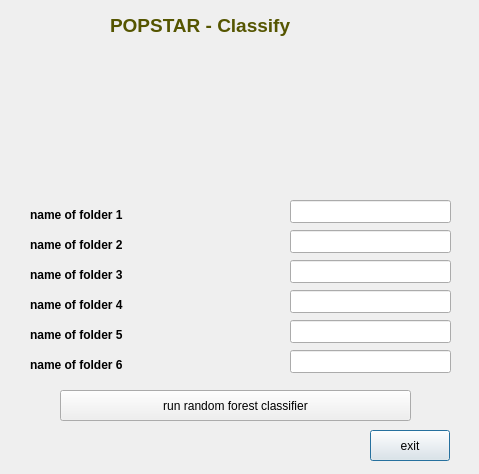
<?xml version="1.0" encoding="UTF-8"?>
<ui version="4.0">
 <class>Dialog</class>
 <widget class="QDialog" name="Dialog">
  <property name="geometry">
   <rect>
    <x>0</x>
    <y>0</y>
    <width>479</width>
    <height>474</height>
   </rect>
  </property>
  <property name="windowTitle">
   <string>Dialog</string>
  </property>
  <widget class="QPushButton" name="pushButton_2">
   <property name="geometry">
    <rect>
     <x>370</x>
     <y>430</y>
     <width>80</width>
     <height>31</height>
    </rect>
   </property>
   <property name="text">
    <string>exit</string>
   </property>
  </widget>
  <widget class="QPushButton" name="pushButton_4">
   <property name="geometry">
    <rect>
     <x>60</x>
     <y>390</y>
     <width>351</width>
     <height>31</height>
    </rect>
   </property>
   <property name="text">
    <string>run random forest classifier</string>
   </property>
  </widget>
  <widget class="QLabel" name="label">
   <property name="geometry">
    <rect>
     <x>110</x>
     <y>10</y>
     <width>261</width>
     <height>31</height>
    </rect>
   </property>
   <property name="text">
    <string>&lt;html&gt;&lt;head/&gt;&lt;body&gt;&lt;p&gt;&lt;span style=&quot; font-size:14pt; font-weight:600; color:#555500;&quot;&gt;POPSTAR - Classify&lt;/span&gt;&lt;/p&gt;&lt;/body&gt;&lt;/html&gt;</string>
   </property>
  </widget>
  <widget class="QLabel" name="label_2">
   <property name="geometry">
    <rect>
     <x>30</x>
     <y>60</y>
     <width>421</width>
     <height>121</height>
    </rect>
   </property>
   <property name="text">
    <string/>
   </property>
   <property name="pixmap">
    <pixmap>waveform.gif</pixmap>
   </property>
   <property name="scaledContents">
    <bool>true</bool>
   </property>
  </widget>
  <widget class="QLineEdit" name="lineEdit">
   <property name="geometry">
    <rect>
     <x>290</x>
     <y>200</y>
     <width>161</width>
     <height>23</height>
    </rect>
   </property>
  </widget>
  <widget class="QLineEdit" name="lineEdit_2">
   <property name="geometry">
    <rect>
     <x>290</x>
     <y>230</y>
     <width>161</width>
     <height>23</height>
    </rect>
   </property>
  </widget>
  <widget class="QLabel" name="label_3">
   <property name="geometry">
    <rect>
     <x>30</x>
     <y>200</y>
     <width>261</width>
     <height>31</height>
    </rect>
   </property>
   <property name="text">
    <string>&lt;html&gt;&lt;head/&gt;&lt;body&gt;&lt;p&gt;&lt;span style=&quot; font-weight:600;&quot;&gt;name of folder 1&lt;/span&gt;&lt;/p&gt;&lt;/body&gt;&lt;/html&gt;</string>
   </property>
  </widget>
  <widget class="QLabel" name="label_4">
   <property name="geometry">
    <rect>
     <x>30</x>
     <y>230</y>
     <width>241</width>
     <height>31</height>
    </rect>
   </property>
   <property name="text">
    <string>&lt;html&gt;&lt;head/&gt;&lt;body&gt;&lt;p&gt;&lt;span style=&quot; font-weight:600;&quot;&gt;name of folder 2&lt;/span&gt;&lt;/p&gt;&lt;/body&gt;&lt;/html&gt;</string>
   </property>
  </widget>
  <widget class="QLabel" name="label_5">
   <property name="geometry">
    <rect>
     <x>30</x>
     <y>260</y>
     <width>261</width>
     <height>31</height>
    </rect>
   </property>
   <property name="text">
    <string>&lt;html&gt;&lt;head/&gt;&lt;body&gt;&lt;p&gt;&lt;span style=&quot; font-weight:600;&quot;&gt;name of folder 3&lt;/span&gt;&lt;/p&gt;&lt;/body&gt;&lt;/html&gt;</string>
   </property>
  </widget>
  <widget class="QLineEdit" name="lineEdit_3">
   <property name="geometry">
    <rect>
     <x>290</x>
     <y>260</y>
     <width>161</width>
     <height>23</height>
    </rect>
   </property>
  </widget>
  <widget class="QLineEdit" name="lineEdit_4">
   <property name="geometry">
    <rect>
     <x>290</x>
     <y>290</y>
     <width>161</width>
     <height>23</height>
    </rect>
   </property>
  </widget>
  <widget class="QLabel" name="label_6">
   <property name="geometry">
    <rect>
     <x>30</x>
     <y>290</y>
     <width>241</width>
     <height>31</height>
    </rect>
   </property>
   <property name="text">
    <string>&lt;html&gt;&lt;head/&gt;&lt;body&gt;&lt;p&gt;&lt;span style=&quot; font-weight:600;&quot;&gt;name of folder 4&lt;/span&gt;&lt;/p&gt;&lt;/body&gt;&lt;/html&gt;</string>
   </property>
  </widget>
  <widget class="QLabel" name="label_7">
   <property name="geometry">
    <rect>
     <x>30</x>
     <y>320</y>
     <width>261</width>
     <height>31</height>
    </rect>
   </property>
   <property name="text">
    <string>&lt;html&gt;&lt;head/&gt;&lt;body&gt;&lt;p&gt;&lt;span style=&quot; font-weight:600;&quot;&gt;name of folder 5&lt;/span&gt;&lt;/p&gt;&lt;/body&gt;&lt;/html&gt;</string>
   </property>
  </widget>
  <widget class="QLineEdit" name="lineEdit_5">
   <property name="geometry">
    <rect>
     <x>290</x>
     <y>320</y>
     <width>161</width>
     <height>23</height>
    </rect>
   </property>
  </widget>
  <widget class="QLineEdit" name="lineEdit_6">
   <property name="geometry">
    <rect>
     <x>290</x>
     <y>350</y>
     <width>161</width>
     <height>23</height>
    </rect>
   </property>
  </widget>
  <widget class="QLabel" name="label_8">
   <property name="geometry">
    <rect>
     <x>30</x>
     <y>350</y>
     <width>241</width>
     <height>31</height>
    </rect>
   </property>
   <property name="text">
    <string>&lt;html&gt;&lt;head/&gt;&lt;body&gt;&lt;p&gt;&lt;span style=&quot; font-weight:600;&quot;&gt;name of folder 6&lt;/span&gt;&lt;/p&gt;&lt;/body&gt;&lt;/html&gt;</string>
   </property>
  </widget>
 </widget>
 <resources/>
 <connections/>
</ui>
